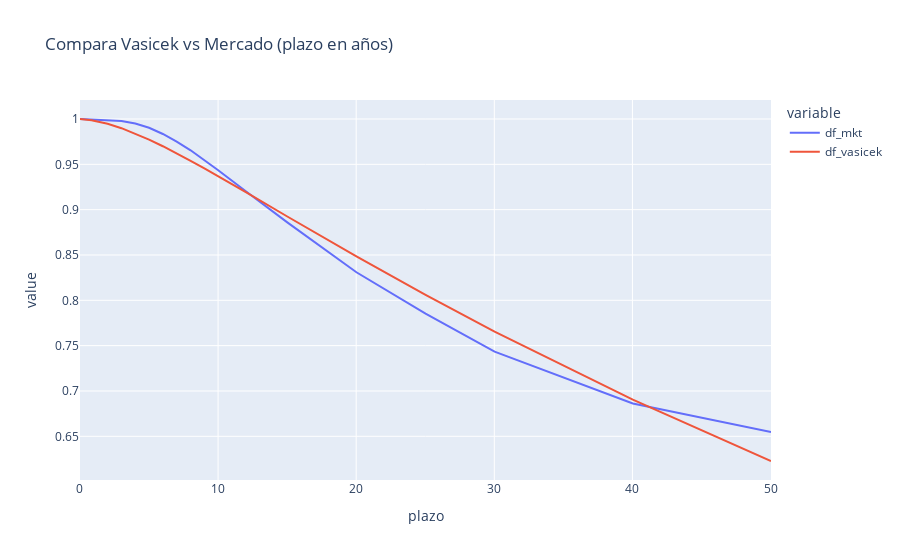

Here is the notebook cell this chart was saved with:
### Markdown cell above
Comparemos la curva real con la aproximación:

### Code cell
v_curva = []
for row in df_curva.itertuples():
    v_curva.append((
        row.plazo / 365.0,
        row.df,
        zero_vasicek(r0, optimo[0], optimo[1], optimo[2], 0, row.plazo / 365)
    ))
compara_dfs = pd.DataFrame(v_curva, columns=['plazo', 'df_mkt', 'df_vasicek'])
fig = px.line(compara_dfs, x='plazo', y=['df_mkt', 'df_vasicek'], title='Compara Vasicek vs Mercado (plazo en años)')
fig.show()

### Figure 1 — Plotly figure (JSON) as saved in the notebook; plotly's stock layout.template omitted (floating-point values rounded to 4 significant figures)
{"data": [{"hovertemplate": "variable=df_mkt<br>plazo=%{x}<br>value=%{y}<extra></extra>", "legendgroup": "df_mkt", "line": {"color": "#636efa", "dash": "solid"}, "mode": "lines", "name": "df_mkt", "orientation": "v", "showlegend": true, "type": "scatter", "x": [0.00274, 0.01918, 0.03836, 0.05753, 0.09041, 0.1671, 0.2521, 0.3425, 0.4164, 0.4986, 0.5808, 0.6658, 0.7479, 0.8384, 0.9178, 1, 1.499, 2, 3.005, 4.005, 5.003, 6.003, 7.003, 8.011, 9.008, 10.01, 12.01, 15.01, 20.02, 25.02, 30.02, 40.03, 50.03], "xaxis": "x", "y": [1.0, 1.0, 1.0, 1.0, 0.9999, 0.9999, 0.9998, 0.9997, 0.9997, 0.9996, 0.9996, 0.9995, 0.9995, 0.9994, 0.9993, 0.9993, 0.999, 0.9989, 0.9977, 0.995, 0.9903, 0.9835, 0.9751, 0.9655, 0.955, 0.9435, 0.9203, 0.886, 0.8309, 0.7853, 0.7433, 0.6862, 0.6548], "yaxis": "y"}, {"hovertemplate": "variable=df_vasicek<br>plazo=%{x}<br>value=%{y}<extra></extra>", "legendgroup": "df_vasicek", "line": {"color": "#EF553B", "dash": "solid"}, "mode": "lines", "name": "df_vasicek", "orientation": "v", "showlegend": true, "type": "scatter", "x": [0.00274, 0.01918, 0.03836, 0.05753, 0.09041, 0.1671, 0.2521, 0.3425, 0.4164, 0.4986, 0.5808, 0.6658, 0.7479, 0.8384, 0.9178, 1, 1.499, 2, 3.005, 4.005, 5.003, 6.003, 7.003, 8.011, 9.008, 10.01, 12.01, 15.01, 20.02, 25.02, 30.02, 40.03, 50.03], "xaxis": "x", "y": [1.0, 1.0, 1.0, 0.9999, 0.9999, 0.9998, 0.9997, 0.9996, 0.9995, 0.9993, 0.9992, 0.999, 0.9988, 0.9986, 0.9984, 0.9982, 0.9967, 0.9947, 0.9899, 0.984, 0.9773, 0.97, 0.9622, 0.9539, 0.9455, 0.9369, 0.9192, 0.8925, 0.8484, 0.806, 0.7655, 0.6905, 0.6227], "yaxis": "y"}], "layout": {"legend": {"title": {"text": "variable"}, "tracegroupgap": 0}, "title": {"text": "Compara Vasicek vs Mercado (plazo en años)"}, "xaxis": {"anchor": "y", "domain": [0, 1], "title": {"text": "plazo"}}, "yaxis": {"anchor": "x", "domain": [0, 1], "title": {"text": "value"}}}}
